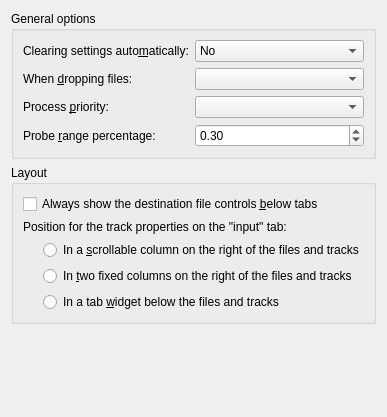
      <widget class="QWidget" name="pMergeGeneral">
       <layout class="QVBoxLayout" name="verticalLayout_22">
        <item>
         <widget class="QGroupBox" name="groupBox_3">
          <property name="title">
           <string>General options</string>
          </property>
          <layout class="QVBoxLayout" name="verticalLayout_4">
           <item>
            <layout class="QGridLayout" name="gridLayout_2">
             <item row="2" column="0">
              <widget class="QLabel" name="label_5">
               <property name="text">
                <string>Process &amp;priority:</string>
               </property>
               <property name="buddy">
                <cstring>cbMProcessPriority</cstring>
               </property>
              </widget>
             </item>
             <item row="0" column="1">
              <widget class="QComboBox" name="cbMClearMergeSettings">
               <property name="sizePolicy">
                <sizepolicy hsizetype="MinimumExpanding" vsizetype="Fixed">
                 <horstretch>0</horstretch>
                 <verstretch>0</verstretch>
                </sizepolicy>
               </property>
               <item>
                <property name="text">
                 <string>No</string>
                </property>
               </item>
               <item>
                <property name="text">
                 <string>Create new settings</string>
                </property>
               </item>
               <item>
                <property name="text">
                 <string>Remove source files</string>
                </property>
               </item>
               <item>
                <property name="text">
                 <string>Close current settings</string>
                </property>
               </item>
              </widget>
             </item>
             <item row="0" column="0">
              <widget class="QLabel" name="label_6">
               <property name="text">
                <string>Clearing settings auto&amp;matically:</string>
               </property>
               <property name="buddy">
                <cstring>cbMClearMergeSettings</cstring>
               </property>
              </widget>
             </item>
             <item row="1" column="0">
              <widget class="QLabel" name="label_13">
               <property name="text">
                <string>When &amp;dropping files:</string>
               </property>
               <property name="buddy">
                <cstring>cbMAddingAppendingFilesPolicy</cstring>
               </property>
              </widget>
             </item>
             <item row="2" column="1">
              <widget class="QComboBox" name="cbMProcessPriority">
               <property name="sizePolicy">
                <sizepolicy hsizetype="MinimumExpanding" vsizetype="Fixed">
                 <horstretch>0</horstretch>
                 <verstretch>0</verstretch>
                </sizepolicy>
               </property>
              </widget>
             </item>
             <item row="1" column="1">
              <widget class="QComboBox" name="cbMAddingAppendingFilesPolicy">
               <property name="sizePolicy">
                <sizepolicy hsizetype="MinimumExpanding" vsizetype="Fixed">
                 <horstretch>0</horstretch>
                 <verstretch>0</verstretch>
                </sizepolicy>
               </property>
              </widget>
             </item>
             <item row="3" column="0">
              <widget class="QLabel" name="label_16">
               <property name="text">
                <string>Probe &amp;range percentage:</string>
               </property>
               <property name="buddy">
                <cstring>cbMProbeRangePercentage</cstring>
               </property>
              </widget>
             </item>
             <item row="3" column="1">
              <widget class="QDoubleSpinBox" name="cbMProbeRangePercentage">
               <property name="minimum">
                <double>0.010000000000000</double>
               </property>
               <property name="singleStep">
                <double>0.100000000000000</double>
               </property>
               <property name="value">
                <double>0.300000000000000</double>
               </property>
              </widget>
             </item>
            </layout>
           </item>
          </layout>
         </widget>
        </item>
        <item>
         <widget class="QGroupBox" name="groupBox_12">
          <property name="title">
           <string>Layout</string>
          </property>
          <layout class="QVBoxLayout" name="verticalLayout_20">
           <item>
            <widget class="QCheckBox" name="cbMAlwaysShowOutputFileControls">
             <property name="text">
              <string>Always show the destination file controls &amp;below tabs</string>
             </property>
            </widget>
           </item>
           <item>
            <widget class="QLabel" name="cbMTrackPropertiesLayoutLabel">
             <property name="text">
              <string>Position for the track properties on the &quot;input&quot; tab:</string>
             </property>
            </widget>
           </item>
           <item>
            <layout class="QHBoxLayout" name="horizontalLayout_8">
             <item>
              <spacer name="horizontalSpacer_8">
               <property name="orientation">
                <enum>Qt::Horizontal</enum>
               </property>
               <property name="sizeType">
                <enum>QSizePolicy::Fixed</enum>
               </property>
               <property name="sizeHint" stdset="0">
                <size>
                 <width>20</width>
                 <height>20</height>
                </size>
               </property>
              </spacer>
             </item>
             <item>
              <layout class="QVBoxLayout" name="verticalLayout_12">
               <item>
                <widget class="QRadioButton" name="rbMTrackPropertiesLayoutHorizontalScrollArea">
                 <property name="text">
                  <string>In a &amp;scrollable column on the right of the files and tracks</string>
                 </property>
                 <attribute name="buttonGroup">
                  <string notr="true">bgMTrackPropertiesLayout</string>
                 </attribute>
                </widget>
               </item>
               <item>
                <widget class="QRadioButton" name="rbMTrackPropertiesLayoutHorizontalTwoColumns">
                 <property name="text">
                  <string>In &amp;two fixed columns on the right of the files and tracks</string>
                 </property>
                 <attribute name="buttonGroup">
                  <string notr="true">bgMTrackPropertiesLayout</string>
                 </attribute>
                </widget>
               </item>
               <item>
                <widget class="QRadioButton" name="rbMTrackPropertiesLayoutVerticalTabWidget">
                 <property name="text">
                  <string>In a tab &amp;widget below the files and tracks</string>
                 </property>
                 <attribute name="buttonGroup">
                  <string notr="true">bgMTrackPropertiesLayout</string>
                 </attribute>
                </widget>
               </item>
              </layout>
             </item>
            </layout>
           </item>
          </layout>
         </widget>
        </item>
        <item>
         <spacer name="verticalSpacer_7">
          <property name="orientation">
           <enum>Qt::Vertical</enum>
          </property>
          <property name="sizeHint" stdset="0">
           <size>
            <width>20</width>
            <height>82</height>
           </size>
          </property>
         </spacer>
        </item>
       </layout>
      </widget>
